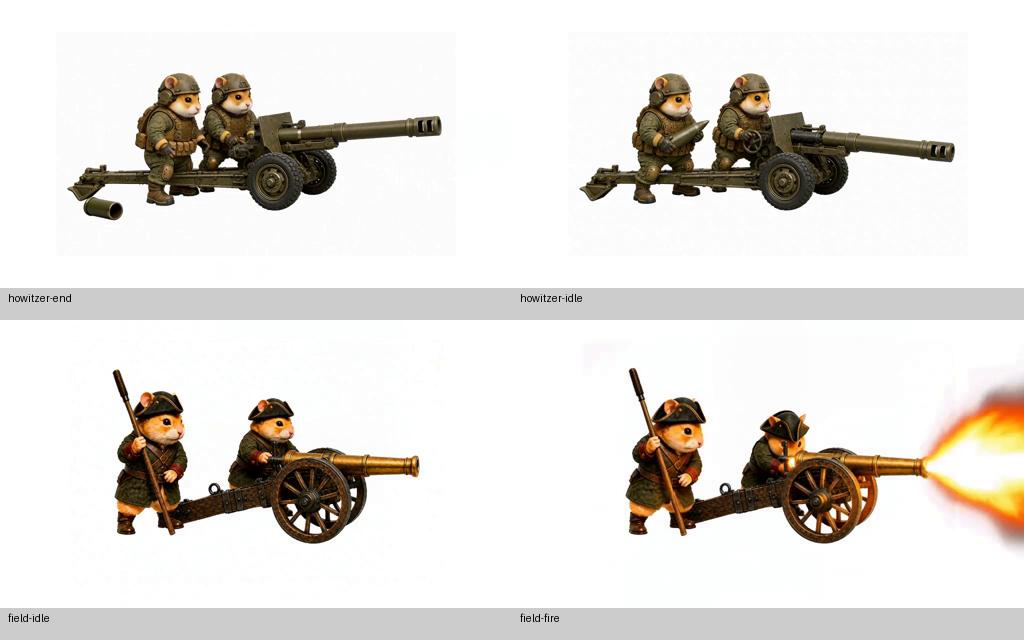
#> input picture tools/ai-gen/_engineering_line_completion_20260830/source-context.jpg, 1024 x 640 px
$ python luna-spell-realign.py --in _engineering_line_completion_20260830/source-context.jpg
#> lines starting #> are read from the running program, lines starting #| are printed output that depends on the picture
#!/usr/bin/env python3
"""露娜 spell 动画重排对齐（2026-08-15）：
spelling.png 为旧素材：人物高 461、质心漂移 208~280、顶部 y=19——施法时人物
在帧内晃动/下沉（"大小没对齐 + 施法贴图后退"）。按与 walk/run 重建相同的标准
（TARGET_H=470、FEET_Y=478、CENTER_X=256、内容质心精确居中）重新缩放定位，
使施法动画与 idle/walk/run 大小、位置一致。
用法：python luna-spell-realign.py [--in assets/.../spelling.png] [--out 同路径]
"""
import argparse
import os

import numpy as np
from PIL import Image

CELL = 512
TARGET_H = 470
FEET_Y = 478
CENTER_X = 256
MAX_WIDTH = 300  # 水平限幅：施法展臂帧宽度超过该值则仅水平压缩，减少"人物忽宽忽窄"形变


def align_cell(rgba):
    alpha = rgba[:, :, 3]
    ys, xs = np.where(alpha > 16)
    if len(ys) == 0:
        return np.zeros((CELL, CELL, 4), np.uint8), None
    x0, y0, x1, y1 = int(xs.min()), int(ys.min()), int(xs.max()), int(ys.max())
    h = y1 - y0
    scale = TARGET_H / h
    nw = max(1, int(round((x1 - x0 + 1) * scale)))
    nh = max(1, int(round((y1 - y0 + 1) * scale)))
    crop = rgba[y0:y1 + 1, x0:x1 + 1]
    im = Image.fromarray(crop, 'RGBA').resize((nw, nh), Image.LANCZOS)
    # 水平限幅：仅压缩 X 轴（保持高度 471），避免施法展臂帧过宽导致的视觉形变
    if nw > MAX_WIDTH:
        im = im.resize((MAX_WIDTH, nh), Image.LANCZOS)
        nw = MAX_WIDTH
    content_cx = (float(xs.mean()) - x0) * scale
    content_cx *= (nw / max(1, int(round((x1 - x0 + 1) * scale))))  # 缩放后质心随宽度变化
    px = int(round(CENTER_X - content_cx))
    if px < 2 or px + nw > CELL - 2:
        px = int(round(CENTER_X - nw / 2))
    py = FEET_Y - nh
    if py < 2:
        py = 2
    cell = np.zeros((CELL, CELL, 4), np.uint8)
    cell[py:py + nh, px:px + nw] = np.array(im)
    a = cell[:, :, 3]
    ys2, xs2 = np.where(a > 16)
    cx = float(xs2.mean()) if len(xs2) else 0
    return cell, {'cx': cx, 'nw': nw, 'nh': nh, 'py': py}


def main():
    ap = argparse.ArgumentParser()
    ap.add_argument('--in', dest='src', default='assets/companions/luna/spelling.png')
    ap.add_argument('--out', dest='dst', default='')
    args = ap.parse_args()
    dst = args.dst or args.src

    img = Image.open(args.src).convert('RGBA')
    arr = np.array(img)
    fw = fh = CELL
    cols = img.width // fw
#> cols = 2
    rows = img.height // fh
#> rows = 1
    n = cols * rows
#> n = 2
    out = np.zeros_like(arr)
    infos = []
    for i in range(n):
        fx = (i % cols) * fw
        fy = (i // cols) * fh
        cell, info = align_cell(arr[fy:fy + fh, fx:fx + fw])
        out[fy:fy + fh, fx:fx + fw] = cell
        infos.append(info)
#> this loop made 2 passes
#> (x0 in align_cell, y0 in align_cell, x1 in align_cell, y1 in align_cell, h in align_cell, scale in align_cell, nh in align_cell) on passes 1 to 2: (0, 0, 511, 511, 511, 0.92, 471), (0, 0, 511, 511, 511, 0.92, 471)
#> pass 1, in align_cell, `crop = rgba[y0:y1 + 1, x0:x1 + 1]`:
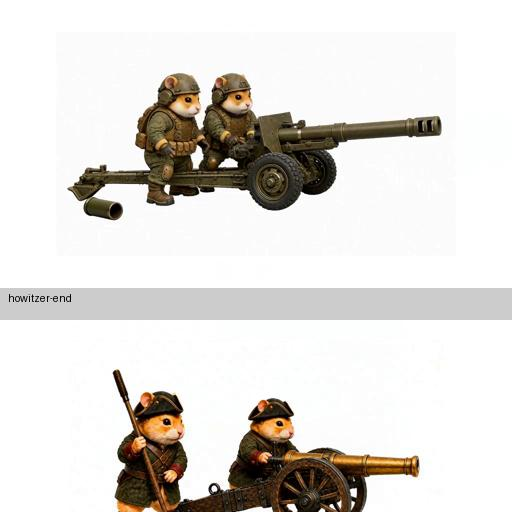
#> crop: shape (512, 512, 4); mean of channels 0, 1, 2, 3 223.1, 220, 216.1, 255; drawn as R, G, B
#> pass 1, in align_cell, `im = im.resize((MAX_WIDTH, nh), Image.LANCZOS)`:
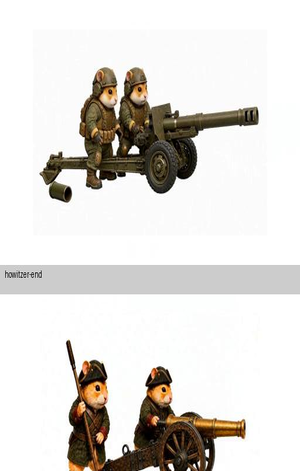
#> im: PIL image 300x471 RGBA; mean R, G, B, A 223.1, 220, 216.1, 255
#> after the loop:
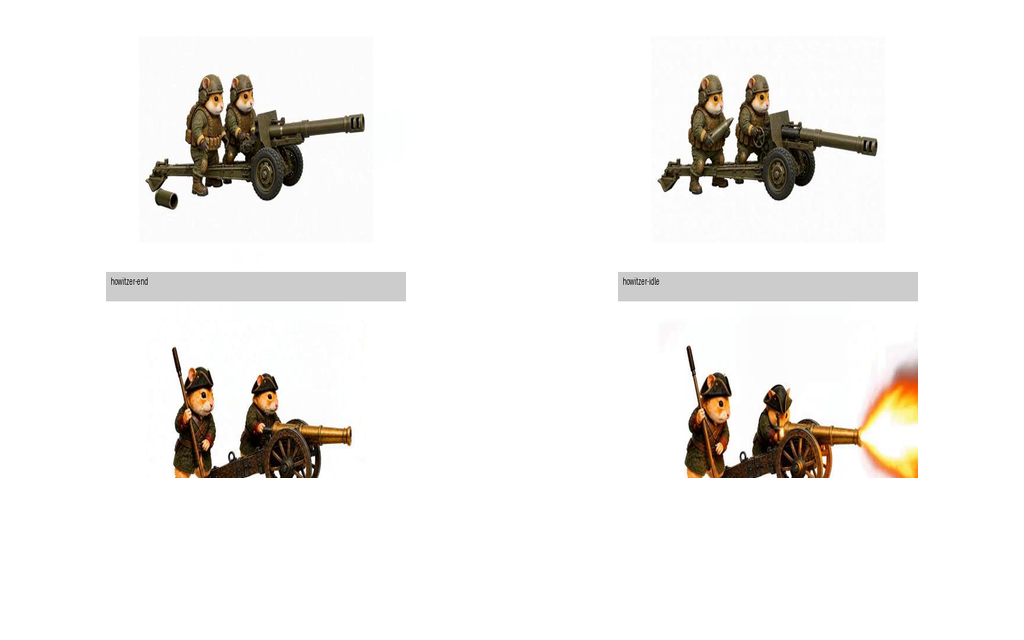
#> out: shape (640, 1024, 4); mean R, G, B, A 96.5, 94.8, 92.6, 110; transparent parts drawn white
#> after the loop, infos = 2 items
    Image.fromarray(out, 'RGBA').save(dst)

    cxs = [inf['cx'] for inf in infos if inf]
#> cxs = [255.5, 255.5]
    nhs = [inf['nh'] for inf in infos if inf]
#> nhs = [471, 471]
    pys = [inf['py'] for inf in infos if inf]
#> pys = [7, 7]
    print(f'{n} 帧：高度 {min(nhs)}-{max(nhs)}、顶部 y {min(pys)}-{max(pys)}、'
          f'质心跨度 {max(cxs)-min(cxs):.1f}px（{min(cxs):.1f}~{max(cxs):.1f}）')
#| 2 帧：高度 471-471、顶部 y 7-7、质心跨度 0.0px（255.5~255.5）
    print('saved', dst)


if __name__ == '__main__':
    main()

$ run again, on tools/ai-gen/_engineering_line_completion_20260830/howitzer-end.png
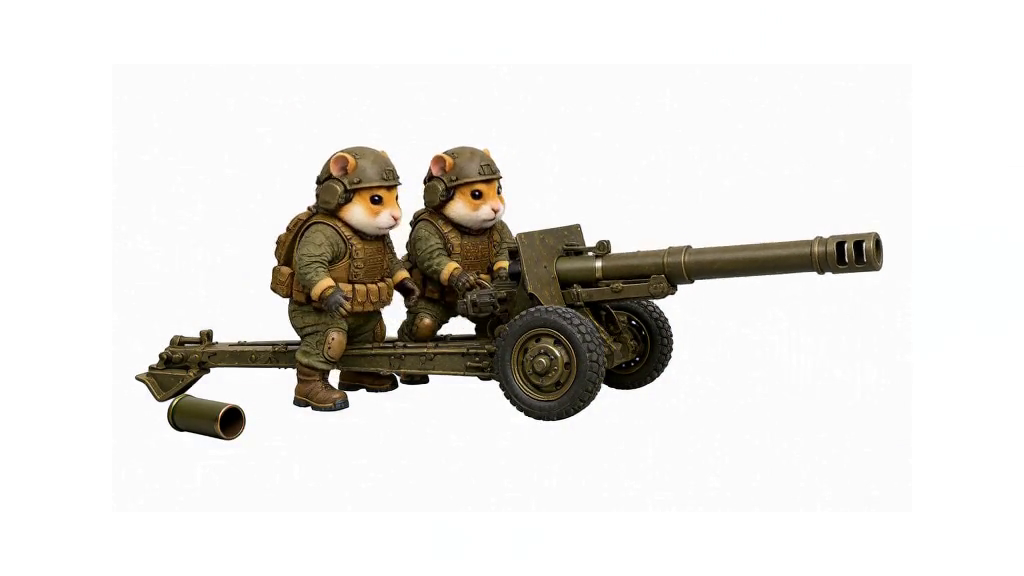
#> input picture tools/ai-gen/_engineering_line_completion_20260830/howitzer-end.png, 1024 x 576 px
#> the loop in main, `for i in range(n):` made 2 passes
#> (x0 in align_cell, y0 in align_cell, x1 in align_cell, y1 in align_cell, h in align_cell, scale in align_cell, nh in align_cell) on passes 1 to 2: (0, 0, 511, 511, 511, 0.92, 471), (0, 0, 511, 511, 511, 0.92, 471)
#> pass 1, in align_cell, `im = im.resize((MAX_WIDTH, nh), Image.LANCZOS)`:
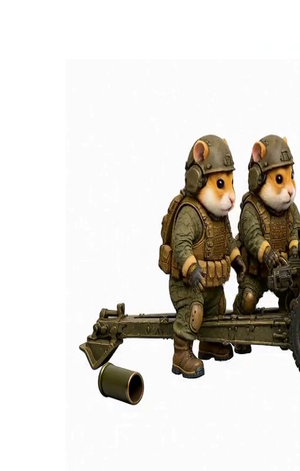
#> im: PIL image 300x471 RGBA; mean R, G, B, A 217.4, 213.7, 208.1, 255
#> after the loop in main, `for i in range(n):`:
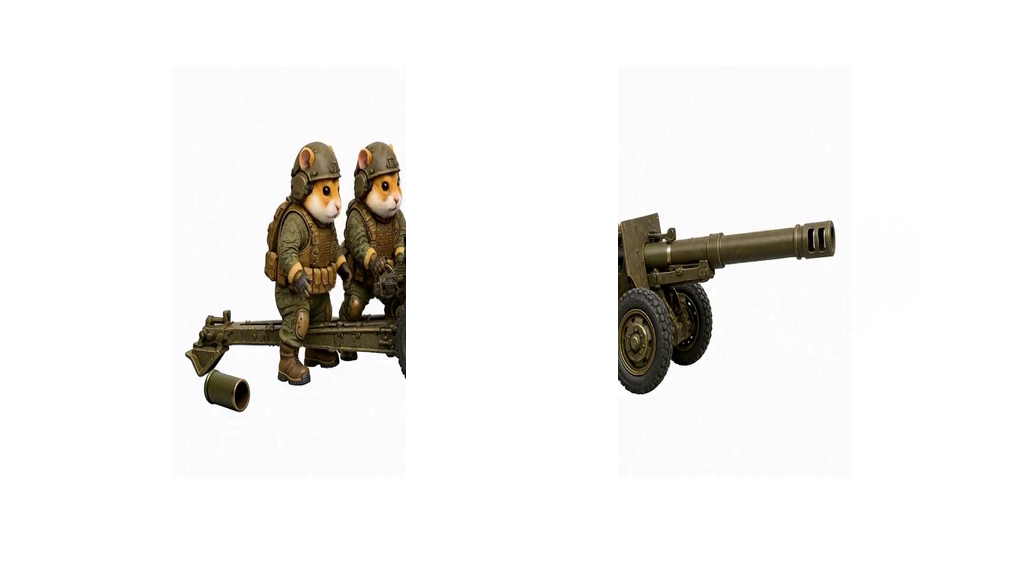
#> out: shape (576, 1024, 4); mean R, G, B, A 107, 105.9, 104, 122.2; transparent parts drawn white
#> after the loop in main, `for i in range(n):`: infos = 2 items
#> cxs = [255.5, 255.5]
#> nhs = [471, 471]
#> pys = [7, 7]
#| 2 帧：高度 471-471、顶部 y 7-7、质心跨度 0.0px（255.5~255.5）
